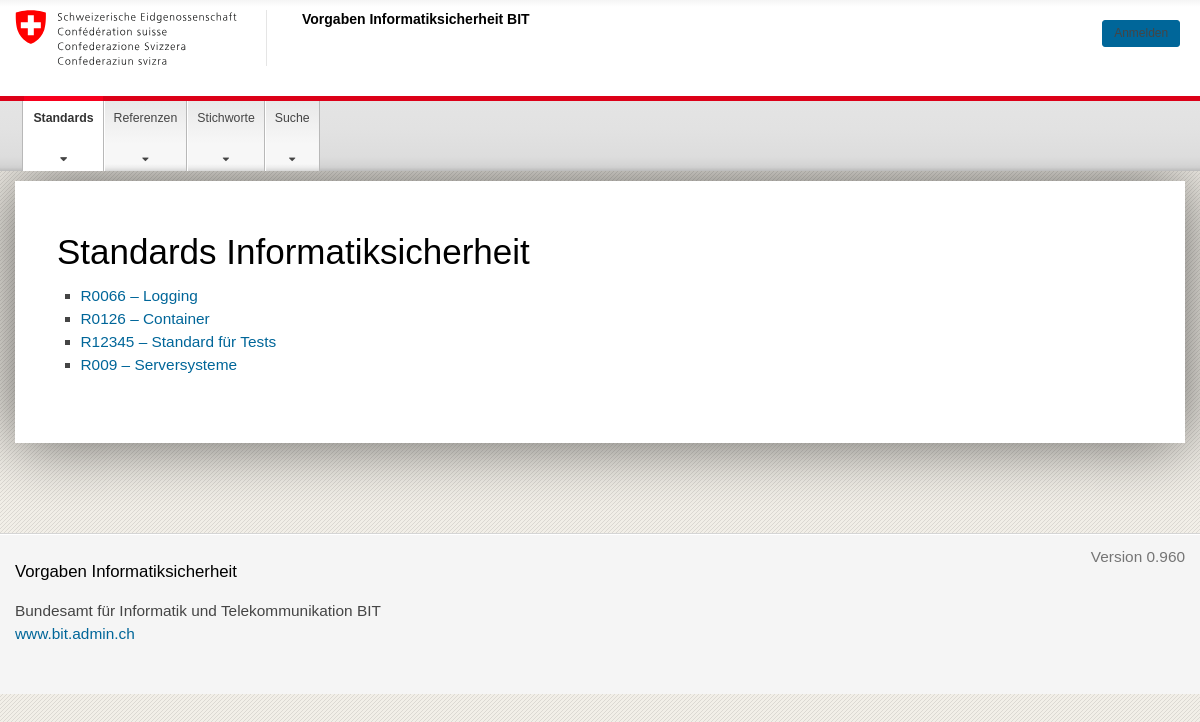
The page /dokumente/ on the database its author committed.
### dokumente/models.py (models this page shows, shortened)
class Dokument(models.Model):
    nummer = models.CharField(max_length=50, primary_key=True)
    dokumententyp = models.ForeignKey(Dokumententyp, on_delete=models.PROTECT)
    name = models.CharField(max_length=255)
    autoren = models.ManyToManyField(Person, related_name='verfasste_dokumente')
    pruefende = models.ManyToManyField(Person, related_name='gepruefte_dokumente')
    gueltigkeit_von = models.DateField(null=True, blank=True)
    gueltigkeit_bis = models.DateField(null=True, blank=True)
    signatur_cso = models.CharField(max_length=255, blank=True)
    anhaenge = models.TextField(blank=True)
    aktiv = models.BooleanField(blank=True)
    class Meta:
        verbose_name_plural="Dokumente"
        verbose_name="Dokument"

### dokumente/views.py (the view)
# urls.py: path('', views.standard_list, name='standard_list'),
def standard_list(request):
    dokumente = Dokument.objects.all()
    return render(request, 'standards/standard_list.html',
                  {'dokumente': dokumente}
                  )

### dokumente/templates/standards/standard_list.html
{% extends "base.html" %}
{% block content %}
<h1>Standards Informatiksicherheit</h1>
<ul>
  {% for dokument in dokumente %}
    <li>
      <a href="{% url 'standard_detail' nummer=dokument.nummer %}">
        {{ dokument.nummer }} – {{ dokument.name }}
      </a>
    </li>
  {% endfor %}
</ul>
{% endblock %}

### rows shown on the page
Dokument: nummer "R0066", name "Logging"
Dokument: nummer "R0126", name "Container"
Dokument: nummer "R12345", name "Standard für Tests"
Dokument: nummer "R009", name "Serversysteme"

### other values the page prints
{{ version|default:"0.960" }} "0.960"
